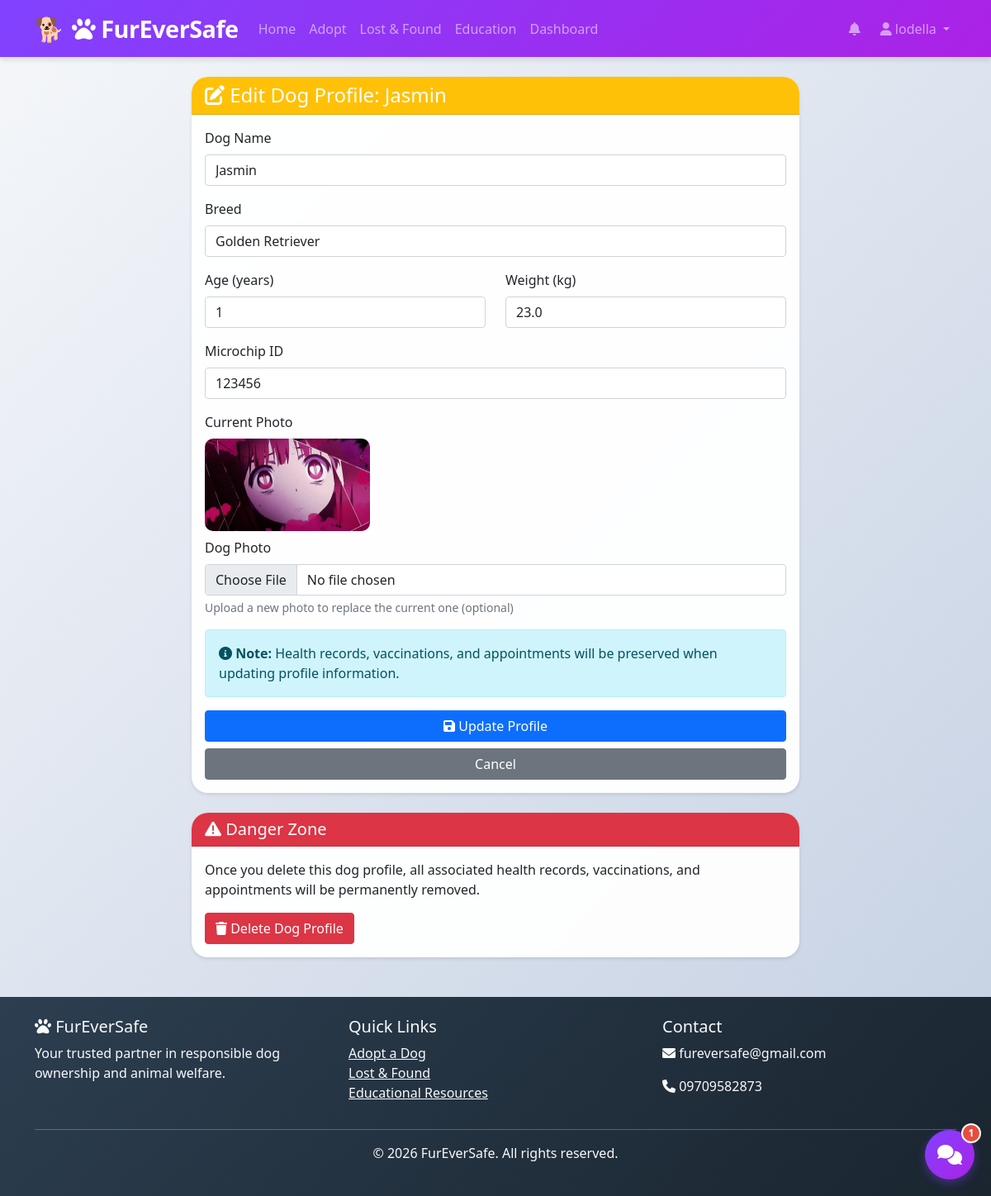
Page /dog/1/edit (signed in) on the committed database.
### models.py (models this page shows, shortened)
class User(UserMixin, db.Model):
    id = db.Column(db.Integer, primary_key=True)
    username = db.Column(db.String(80), unique=True, nullable=False)
    email = db.Column(db.String(120), unique=True, nullable=False)
    password_hash = db.Column(db.String(200), nullable=False)
    user_type = db.Column(db.String(50), default='owner')  # owner, shelter, vet
    is_approved = db.Column(db.Boolean, default=False)  # New field for approval
    approved_by = db.Column(db.Integer, db.ForeignKey('user.id'), nullable=True)  # Who approved
    approved_at = db.Column(db.DateTime, nullable=True)
    created_at = db.Column(db.DateTime, default=datetime.utcnow)
    dogs = db.relationship('Dog', backref='owner', lazy=True)
    adoption_applications = db.relationship('AdoptionApplication', backref='applicant', lazy=True)
    lost_found_reports = db.relationship('LostFound', backref='reporter', lazy=True)
    approved_by_user = db.relationship('User', remote_side=[id], backref='approved_users')

class Dog(db.Model):
    id = db.Column(db.Integer, primary_key=True)
    name = db.Column(db.String(100), nullable=False)
    breed = db.Column(db.String(100))
    age = db.Column(db.Integer)
    weight = db.Column(db.Float)
    microchip_id = db.Column(db.String(50), unique=True)
    photo = db.Column(db.String(200))
    owner_id = db.Column(db.Integer, db.ForeignKey('user.id'), nullable=False)
    created_at = db.Column(db.DateTime, default=datetime.utcnow)
    health_records = db.relationship('HealthRecord', backref='dog', lazy=True, cascade='all, delete-orphan')
    vaccinations = db.relationship('Vaccination', backref='dog', lazy=True, cascade='all, delete-orphan')
    appointments = db.relationship('Appointment', backref='dog', lazy=True, cascade='all, delete-orphan')

### app.py (the view, shortened to what this page needs)
@app.route('/dog/<int:dog_id>/edit', methods=['GET', 'POST'])
@login_required
def edit_dog(dog_id):
    dog = Dog.query.get_or_404(dog_id)
    if dog.owner_id != current_user.id:
        abort(403)
    form = DogProfileForm()
    form.name.data = dog.name
    form.breed.data = dog.breed
    form.age.data = dog.age
    form.weight.data = dog.weight
    form.microchip_id.data = dog.microchip_id
    return render_template('dog_profile/edit.html', form=form, dog=dog)

### forms.py
class DogProfileForm(FlaskForm):
    name = StringField('Dog Name', validators=[DataRequired()])
    breed = StringField('Breed', validators=[DataRequired()])
    age = IntegerField('Age (years)')
    weight = FloatField('Weight (kg)')
    microchip_id = StringField('Microchip ID')
    photo = FileField('Dog Photo', validators=[FileAllowed(['jpg', 'png', 'jpeg', 'gif'])])
    submit = SubmitField('Save Dog Profile')

### app.py (called while the page is built)
@login_manager.user_loader
def load_user(user_id):
    return db.session.get(User, int(user_id))

### templates/dog_profile/edit.html (shortened to what this page needs)
{% extends "base.html" %}
{% block content %}
<div class="container mt-4">
    <div class="row justify-content-center">
        <div class="col-md-8">
            <div class="card">
                <div class="card-header bg-warning text-white">
                    <h4 class="mb-0"><i class="fas fa-edit"></i> Edit Dog Profile: {{ dog.name }}</h4>
                </div>
                <div class="card-body">
                    <form method="POST" enctype="multipart/form-data">
                        <div class="mb-3">
                            {{ form.name.label(class="form-label") }}
                            {{ form.name(class="form-control") }}
                        </div>
                        <div class="mb-3">
                            {{ form.breed.label(class="form-label") }}
                            {{ form.breed(class="form-control") }}
                        </div>
                        <div class="row">
                            <div class="col-md-6 mb-3">
                                {{ form.age.label(class="form-label") }}
                                {{ form.age(class="form-control") }}
                            </div>
                            <div class="col-md-6 mb-3">
                                {{ form.weight.label(class="form-label") }}
                                {{ form.weight(class="form-control") }}
                            </div>
                        </div>
                        <div class="mb-3">
                            {{ form.microchip_id.label(class="form-label") }}
                            {{ form.microchip_id(class="form-control") }}
                        </div>
                        <div class="mb-3">
                            <label class="form-label">Current Photo</label>
                            {% if dog.photo %}
                                <div class="mb-2">
                                    <img src="{{ url_for('static', filename='uploads/' + dog.photo) }}"
                                         alt="{{ dog.name }}"
                                         style="max-width: 200px; max-height: 200px; border-radius: 10px;">
                                </div>
                            {% else %}
                                <p class="text-muted">No photo uploaded yet</p>
                            {% endif %}
                            {{ form.photo.label(class="form-label") }}
                            {{ form.photo(class="form-control") }}
                            <div class="form-text">Upload a new photo to replace the current one (optional)</div>
                        </div>
                        <div class="alert alert-info">
                            <i class="fas fa-info-circle"></i>
                            <strong>Note:</strong> Health records, vaccinations, and appointments will be preserved when updating profile information.
                        </div>
                        <div class="d-grid gap-2">
                            <button type="submit" class="btn btn-primary">
                                <i class="fas fa-save"></i> Update Profile
                            </button>
                            <a href="{{ url_for('view_dog', dog_id=dog.id) }}" class="btn btn-secondary">
                                Cancel
                            </a>
                        </div>
                    </form>
                </div>
            </div>
            <div class="card mt-4 border-danger">
                <div class="card-header bg-danger text-white">
                    <h5 class="mb-0"><i class="fas fa-exclamation-triangle"></i> Danger Zone</h5>
                </div>
                <div class="card-body">
                    <p>Once you delete this dog profile, all associated health records, vaccinations, and appointments will be permanently removed.</p>
                    <button type="button" class="btn btn-danger" data-bs-toggle="modal" data-bs-target="#deleteModal">
                        <i class="fas fa-trash"></i> Delete Dog Profile
                    </button>
                </div>
            </div>
        </div>
    </div>
</div>
{% endblock %}

### templates/base.html (shortened to what this page needs)
<!DOCTYPE html>
<html lang="en">
<head>
    <link href="https://cdn.jsdelivr.net/npm/bootstrap@5.1.3/dist/css/bootstrap.min.css" rel="stylesheet">
    <link rel="stylesheet" href="https://cdnjs.cloudflare.com/ajax/libs/font-awesome/6.0.0/css/all.min.css">
    <link rel="stylesheet" href="{{ url_for('static', filename='css/style.css') }}">
    <link rel="stylesheet" href="{{ url_for('static', filename='css/chatbot.css') }}">
</head>
<body>
    <nav class="navbar navbar-expand-lg navbar-dark bg-primary">
        <div class="container">
            <a class="navbar-brand" href="{{ url_for('index') }}">
                <i class="fas fa-paw"></i> FurEverSafe
            </a>
            <div class="collapse navbar-collapse" id="navbarNav">
                <ul class="navbar-nav me-auto">
                    <li class="nav-item">
                        <a class="nav-link" href="{{ url_for('index') }}">Home</a>
                    </li>
                    <li class="nav-item">
                        <a class="nav-link" href="{{ url_for('adoption_listings') }}">Adopt</a>
                    </li>
                    <li class="nav-item">
                        <a class="nav-link" href="{{ url_for('lost_found_reports') }}">Lost & Found</a>
                    </li>
                    <li class="nav-item">
                        <a class="nav-link" href="{{ url_for('education_resources') }}">Education</a>
                    </li>
                    {% if current_user.is_authenticated %}
                    <li class="nav-item">
                        <a class="nav-link" href="{{ url_for('dashboard') }}">Dashboard</a>
                    </li>
                    {% endif %}
                </ul>
                <ul class="navbar-nav">
                    {% if current_user.is_authenticated %}
                    <li class="nav-item dropdown me-2">
                        <a class="nav-link position-relative" href="#" role="button" data-bs-toggle="dropdown" id="notificationBell">
                            <i class="fas fa-bell"></i>
                        </a>
                    </li>
                    <li class="nav-item dropdown">
                        <a class="nav-link dropdown-toggle" href="#" id="userDropdown" role="button" data-bs-toggle="dropdown">
                            <i class="fas fa-user"></i> {{ current_user.username }}
                        </a>
                    </li>
                    {% endif %}
                </ul>
            </div>
        </div>
    </nav>
    <main>
        {% block content %}{% endblock %}
    </main>
    <footer class="bg-dark text-light mt-5 py-4">
        <div class="container">
            <div class="row">
                <div class="col-md-4">
                    <h5><i class="fas fa-paw"></i> FurEverSafe</h5>
                    <p>Your trusted partner in responsible dog ownership and animal welfare.</p>
                </div>
                <div class="col-md-4">
                    <h5>Quick Links</h5>
                    <ul class="list-unstyled">
                        <li><a href="{{ url_for('adoption_listings') }}" class="text-light">Adopt a Dog</a></li>
                        <li><a href="{{ url_for('lost_found_reports') }}" class="text-light">Lost & Found</a></li>
                        <li><a href="{{ url_for('education_resources') }}" class="text-light">Educational Resources</a></li>
                    </ul>
                </div>
                <div class="col-md-4">
                    <h5>Contact</h5>
                    <p><i class="fas fa-envelope"></i> fureversafe@gmail.com</p>
                    <p><i class="fas fa-phone"></i> 09709582873</p>
                </div>
            </div>
            <hr>
            <div class="text-center">
                <p>&copy; 2026 FurEverSafe. All rights reserved.</p>
            </div>
        </div>
    </footer>
    {% include 'chatbot_widget.html' %}
</body>
</html>

### static/css/style.css (style rules this page uses)
:root { --primary-color: #8142ff; --primary-dark: #ab22e6; --primary-light: #FFB366; --secondary-color: #4A90E2; --success-color: #2ECC71; --danger-color: #E74C3C; --warning-color: #F39C12; --info-color: #3498DB; --dark-color: #2C3E50; --light-color: #ECF0F1; --gray-color: #95A5A6; --shadow-sm: 0 2px 4px rgba(0,0,0,0.1); --shadow-md: 0 4px 6px rgba(0,0,0,0.1); --shadow-lg: 0 10px 15px rgba(0,0,0,0.1); --shadow-xl: 0 20px 25px -5px rgba(0,0,0,0.1); }
* { margin: 0; padding: 0; box-sizing: border-box; }
body { font-family: 'Poppins', 'Segoe UI', Tahoma, Geneva, Verdana, sans-serif; background: linear-gradient(135deg, #f5f7fa 0%, #c3cfe2 100%); min-height: 100vh; display: flex; flex-direction: column; position: relative; }
.card { background: rgba(255, 255, 255, 0.95); backdrop-filter: blur(10px); border: none; border-radius: 20px; transition: all 0.3s cubic-bezier(0.4, 0, 0.2, 1); box-shadow: var(--shadow-sm); overflow: hidden; position: relative; }
.navbar { background: linear-gradient(135deg, var(--primary-color), var(--primary-dark)) !important; box-shadow: var(--shadow-md); position: relative; z-index: 1000; }
.navbar-brand { font-size: 1.8rem; font-weight: 800; letter-spacing: -0.5px; position: relative; padding-left: 45px; }
.navbar-brand::before { content: '🐕'; position: absolute; left: 0; top: 50%; transform: translateY(-50%); font-size: 1.8rem; }
footer { margin-top: auto; background: linear-gradient(135deg, var(--dark-color), #1a252f); position: relative; overflow: hidden; }
footer::before { content: ''; position: absolute; bottom: 0; left: 0; right: 0; height: 100px; background: url('https://cdn.pixabay.com/photo/2013/07/13/12/07/dog-159379_640.png'); background-repeat: repeat-x; background-size: contain; opacity: 0.05; pointer-events: none; }
html { scroll-behavior: smooth; }

### rows in the picture
User: username "lodella"
Dog: name "Jasmin", breed "Golden Retriever", age "1", weight "23.0", microchip_id "123456", photo (picture)
